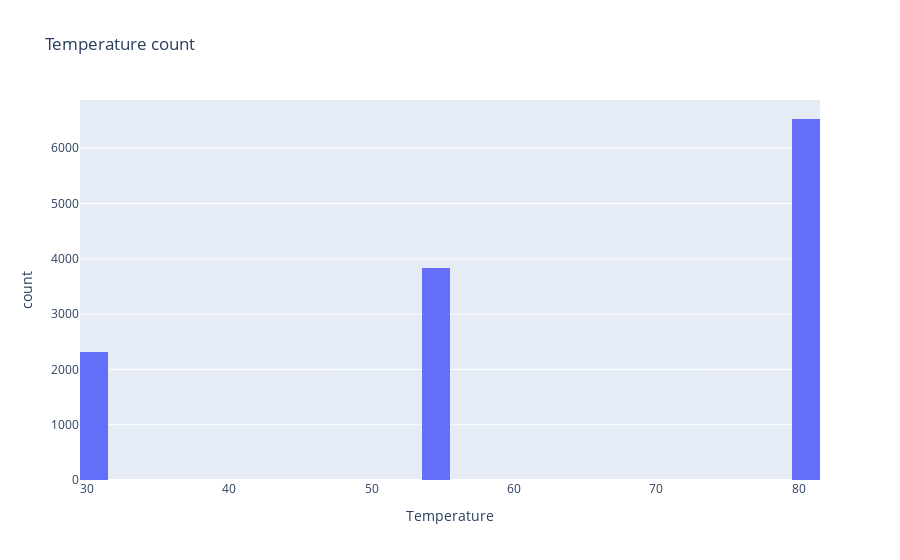

The notebook cell saved with this chart:
### Markdown cell above
6. Use a histogram to visualize the temperature column.

### Code cell
fig = px.histogram(data, x="temperature",nbins=50,title="Temperature count",labels=dict(temperature="Temperature", Y="Count"))
fig.show()

### Figure 1 — Plotly figure (JSON) as saved in the notebook; plotly's stock layout.template omitted (floating-point values rounded to 4 significant figures; data arrays with more than 128 entries replaced by an {"elided": "..."} marker saying what was removed)
{"data": [{"alignmentgroup": "True", "bingroup": "x", "hovertemplate": "Temperature=%{x}<br>count=%{y}<extra></extra>", "legendgroup": "", "marker": {"color": "#636efa", "pattern": {"shape": ""}}, "name": "", "nbinsx": 50, "offsetgroup": "", "orientation": "v", "showlegend": false, "type": "histogram", "x": {"elided": "12684 int values"}, "xaxis": "x", "yaxis": "y"}], "layout": {"barmode": "relative", "legend": {"tracegroupgap": 0}, "title": {"text": "Temperature count"}, "xaxis": {"anchor": "y", "domain": [0, 1], "title": {"text": "Temperature"}}, "yaxis": {"anchor": "x", "domain": [0, 1], "title": {"text": "count"}}}}
